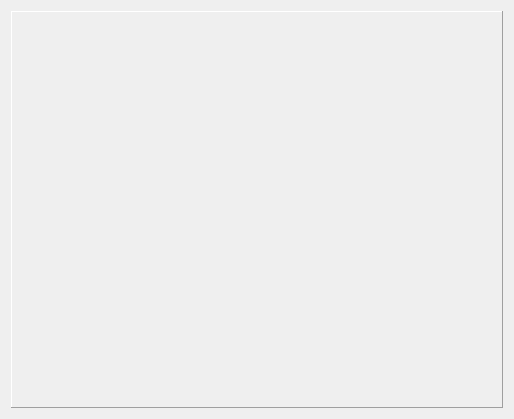
<?xml version="1.0" encoding="UTF-8"?>
<ui version="4.0">
 <class>MainWindow</class>
 <widget class="QMainWindow" name="MainWindow">
  <property name="geometry">
   <rect>
    <x>0</x>
    <y>0</y>
    <width>514</width>
    <height>419</height>
   </rect>
  </property>
  <property name="sizePolicy">
   <sizepolicy hsizetype="Minimum" vsizetype="Minimum">
    <horstretch>0</horstretch>
    <verstretch>0</verstretch>
   </sizepolicy>
  </property>
  <property name="windowTitle">
   <string>CVQTtest</string>
  </property>
  <widget class="QWidget" name="centralWidget">
   <layout class="QHBoxLayout" name="horizontalLayout_6">
    <item>
     <widget class="QLabel" name="label">
      <property name="sizePolicy">
       <sizepolicy hsizetype="Expanding" vsizetype="Expanding">
        <horstretch>0</horstretch>
        <verstretch>0</verstretch>
       </sizepolicy>
      </property>
      <property name="minimumSize">
       <size>
        <width>0</width>
        <height>0</height>
       </size>
      </property>
      <property name="frameShape">
       <enum>QFrame::Panel</enum>
      </property>
      <property name="frameShadow">
       <enum>QFrame::Raised</enum>
      </property>
      <property name="text">
       <string/>
      </property>
      <property name="scaledContents">
       <bool>false</bool>
      </property>
      <property name="alignment">
       <set>Qt::AlignCenter</set>
      </property>
     </widget>
    </item>
   </layout>
  </widget>
 </widget>
 <layoutdefault spacing="6" margin="11"/>
 <resources/>
 <connections/>
</ui>
